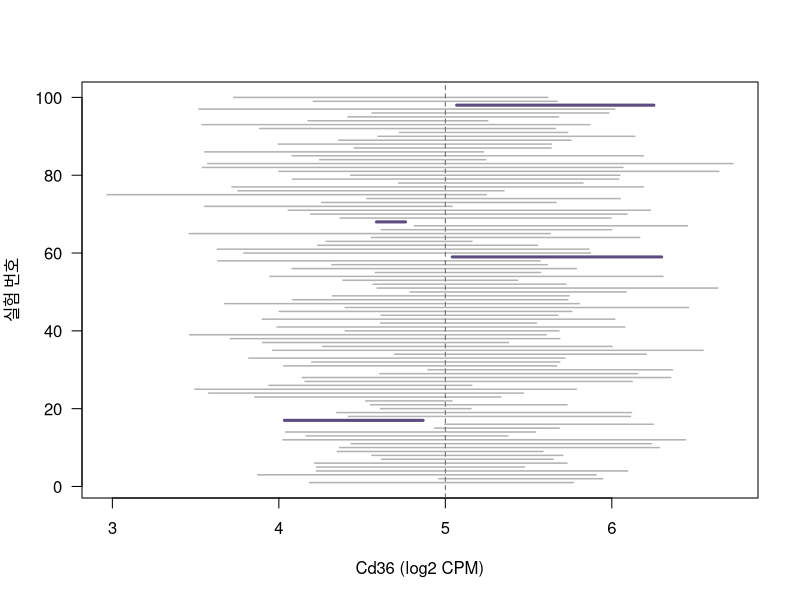

This figure's R source:
## ---- chunk 1
#| label: setup-data
mu <- 5.0; sigma <- 0.8; n <- 6      # 참값 (실제 실험에서는 모름)

set.seed(20261022)
x <- round(rnorm(n, mean = mu, sd = sigma), 2)
x
## ---- chunk 2
#| label: point
xbar <- mean(x)
s    <- sd(x)
se   <- s / sqrt(n)          # 표준오차 추정값 (4장)
c(xbar = xbar, s = s, se = se)
## ---- chunk 3
#| label: ci-z
xbar + c(-1, 1) * qnorm(0.975) * sigma / sqrt(n)
## ---- chunk 4
#| label: ci-t
qt(0.975, df = n - 1)                          # 1.96 대신 쓰는 값
xbar + c(-1, 1) * qt(0.975, df = n - 1) * se   # 손으로 계산
t.test(x)$conf.int                             # t.test()와 비교
## ---- chunk 5
#| label: t-mult
round(qt(0.975, df = c(3, 6, 10, 30, 100) - 1), 2)   # n = 3, 6, 10, 30, 100
## ---- chunk 6
#| label: ci-100
set.seed(1)
ci100 <- t(replicate(100, {
  y <- rnorm(n, mu, sigma)
  mean(y) + c(-1, 1) * qt(0.975, n - 1) * sd(y) / sqrt(n)
}))
hit <- ci100[, 1] <= mu & mu <= ci100[, 2]     # 참값을 포함했나
sum(hit)
which(!hit)                                     # 빗나간 실험 번호
## ---- chunk 7
#| label: fig-ci-100
#| fig-cap: "6마리 실험 100번의 95% 신뢰구간. 회색: 참값을 포함, 보라: 빗나감. 점선: 참값 5.0"
#| fig-height: 6
plot(NA, xlim = range(ci100), ylim = c(1, 100), las = 1,
     xlab = "Cd36 (log2 CPM)", ylab = "실험 번호")
segments(ci100[, 1], 1:100, ci100[, 2], 1:100,
         col = ifelse(hit, "grey70", "#5B4D80"), lwd = ifelse(hit, 1.5, 3))
abline(v = mu, lty = 2, col = "grey40")
## ---- chunk 8
#| label: coverage
set.seed(2)
coverage <- function(nn) {
  r <- replicate(10000, {
    y <- rnorm(nn, mu, sigma)
    se_y <- sd(y) / sqrt(nn)
    c(z_1.96 = abs(mean(y) - mu) <= qnorm(0.975) * se_y,
      t      = abs(mean(y) - mu) <= qt(0.975, nn - 1) * se_y)
  })
  rowMeans(r)
}
cov_tab <- t(sapply(c(3, 6, 30), coverage))
rownames(cov_tab) <- c("n = 3", "n = 6", "n = 30")
cov_tab
## ---- chunk 9
#| label: language
set.seed(3)
check <- replicate(10000, {
  y  <- rnorm(n, mu, sigma)
  ci <- mean(y) + c(-1, 1) * qt(0.975, n - 1) * sd(y) / sqrt(n)
  y2 <- rnorm(n, mu, sigma)                                  # 같은 실험을 한 번 더
  c(contains_mu    = ci[1] <= mu & mu <= ci[2],
    next_mean_in   = ci[1] <= mean(y2) & mean(y2) <= ci[2],
    mice_in        = pnorm(ci[2], mu, sigma) - pnorm(ci[1], mu, sigma))  # 모집단 마우스 중 구간 안의 비율
})
round(rowMeans(check), 3)
## ---- chunk 10
#| label: width
round(qt(c(0.95, 0.975, 0.995), df = 5) * sigma / sqrt(6), 2)      # 90, 95, 99%, n = 6
nn <- c(3, 6, 12, 24)
round(qt(0.975, df = nn - 1) * sigma / sqrt(nn), 2)                # 95%, n = 3, 6, 12, 24
